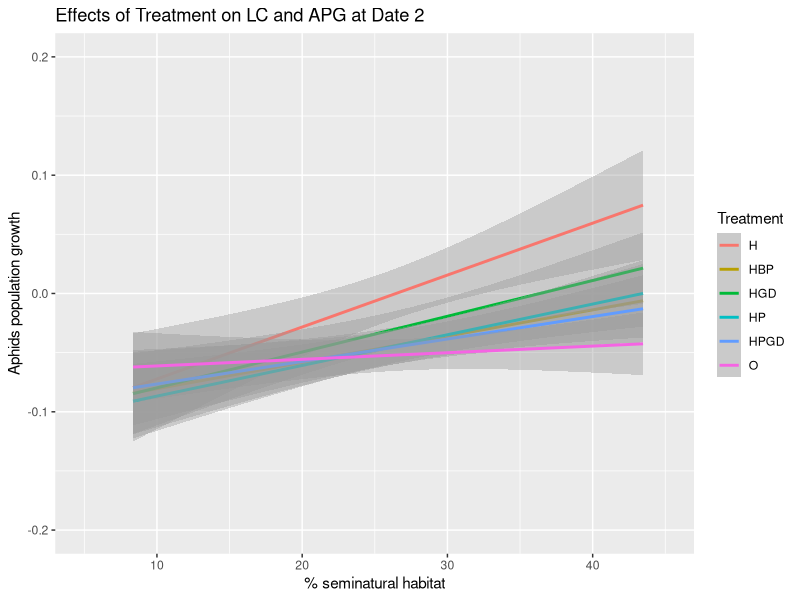

R code for this plot: (Note: this script raises an error after producing the figure.)
#Date2_population growth and seminatural habitat
#import data file
library(readr)
Data1 <- read.table("Project data.csv", header = TRUE, dec = ",", sep = ";")

####dataframe for sampling date2
DATE2 <- Data1[Data1$Date == "2", ]
DATE2_700 <- subset(DATE2, DATE2$BUFF_DIST == "700")

#Date2_population growth and seminatural habitat
#import data file
library(readr)
Data1 <- read.table("Project data.csv", header = TRUE, dec = ",", sep = ";")

#####################################
#If BUff_DUST is needed
#select BUFF_DUST = 100
#BUFF <- Data1[Data1$BUFF_DIST =="100",] 
########################################

###dataframe for sampling date1 
DATE2 <- Data1[Data1$Date == "2", ]
DATE2_700 <- subset(DATE2, DATE2$BUFF_DIST == "700")

###############line graph################
#calculate the aphids population growth at date1
logNaphids_D2_line <- log(DATE2_700$aphid_live + 1) - log(DATE2_700$aphidsinoculated_init + 1) 
APG_D2_line <- logNaphids_D2_line/20

#dataframe for seminatural habitat and aphids population growth at date1 
DATE2APG_line <- data.frame(DATE2_700,APG_D2_line)

#barplot for % Seminatural habitat and APhid population growth
library(ggplot2)
Line_APGD2 <- ggplot(DATE2APG_line, aes(x = Pt.seminatural, y = APG_D2_line, color = Treatment))
Line_APGD2 <- Line_APGD2 + labs(x = "% seminatural habitat", y = "Aphids population growth", title = "Effects of Treatment on LC and APG at Date 2")
# for scatter plot: use geom_point()
Line_APGD2 <- Line_APGD2 + geom_smooth(method = "lm")
Line_APGD2 <- Line_APGD2 + xlim(5,45) + ylim(-0.2 , 0.2)
print(Line_APGD2)

###############Bar graph######################
#calculate the aphids population growth at date1
logNaphids_D2_bar <- log(DATE2$aphid_live + 1) - log(DATE2$aphidsinoculated_init + 1) 
APG_D2_bar <- logNaphids_D2/20

#dataframe for seminatural habitat and aphids population growth at date1 
DATE2APG_bar <- data.frame(DATE2,APG_D2_bar)

#plot
Bar_APGD2 <- ggplot(DATE2APG_bar, aes(x = Treatment, y = APG_D2_bar, fill = Treatment))
Bar_APGD2 <- Bar_APGD2 + geom_bar(stat = "identity")
Bar_APGD2 <- Bar_APGD2 + labs(x = "Enemy exclution treatment", y = "APhids population growth", title = "Effects of Treatment on APG at Date 2")
Bar_APGD2 <- Bar_APGD2 + geom_hline(yintercept = 0, colour = "grey") 
plot(Bar_APGD2)


